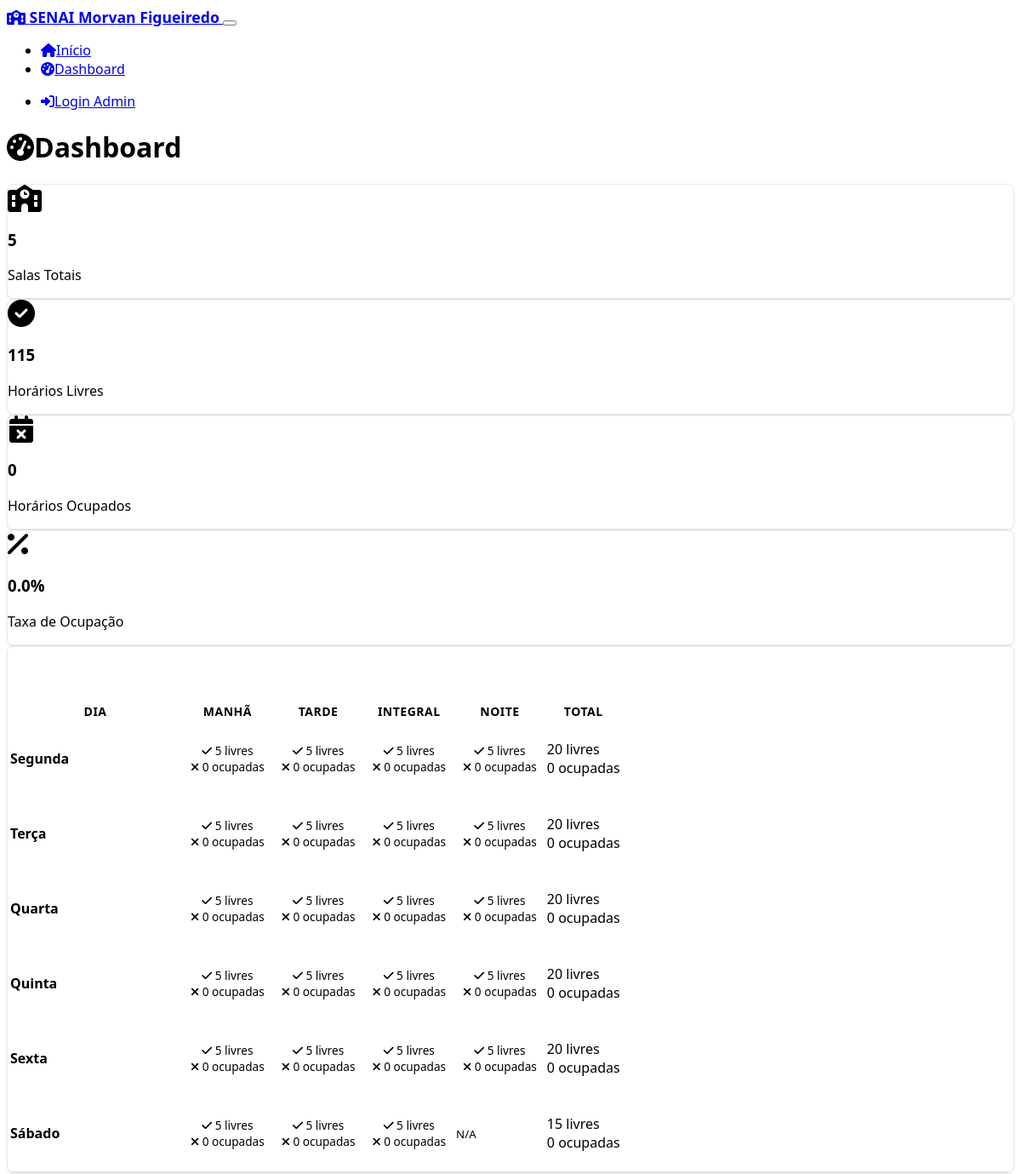
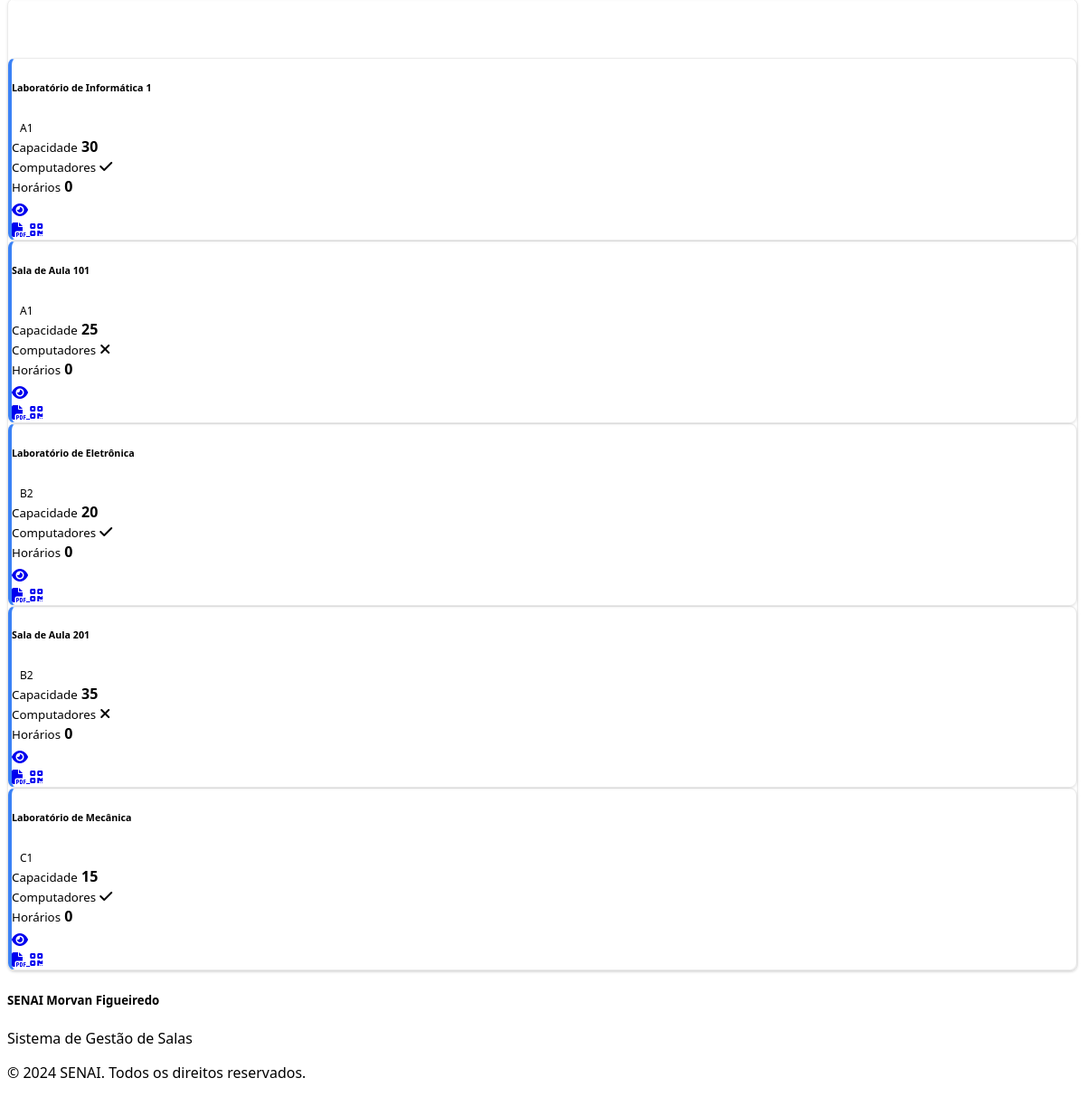
/dashboard, run on the app's committed database (2 pictures, top to bottom).
### models.py (models this page shows, shortened)
class Classroom(db.Model):
    id = db.Column(db.Integer, primary_key=True)
    name = db.Column(db.String(100), nullable=False)
    capacity = db.Column(db.Integer, nullable=False)
    has_computers = db.Column(db.Boolean, default=False)
    software = db.Column(db.Text, default='')
    description = db.Column(db.Text, default='')
    floor = db.Column(db.Integer, nullable=False)
    block = db.Column(db.String(10), nullable=False)
    image_url = db.Column(db.String(255), default='')
    created_at = db.Column(db.DateTime, default=datetime.utcnow)
    updated_at = db.Column(db.DateTime, default=datetime.utcnow, onupdate=datetime.utcnow)
    schedules = db.relationship('Schedule', backref='classroom', lazy=True, cascade='all, delete-orphan')

### routes.py (the view)
@app.route('/dashboard')
def dashboard():
    classrooms = Classroom.query.all()
    schedules = Schedule.query.filter_by(is_active=True).all()
    schedule_map = {}
    for schedule in schedules:
        if schedule.classroom_id not in schedule_map:
            schedule_map[schedule.classroom_id] = {}
        if schedule.day_of_week not in schedule_map[schedule.classroom_id]:
            schedule_map[schedule.classroom_id][schedule.day_of_week] = {}
        schedule_map[schedule.classroom_id][schedule.day_of_week][schedule.shift] = schedule
    total_slots = len(classrooms) * 23  # 6 days * 4 shifts - 1 (no Saturday night)
    occupied_slots = len(schedules)
    free_slots = total_slots - occupied_slots
    occupancy_rate = (occupied_slots / total_slots * 100) if total_slots > 0 else 0
    return render_template('dashboard.html',
                         classrooms=classrooms,
                         schedule_map=schedule_map,
                         free_slots=free_slots,
                         occupied_slots=occupied_slots,
                         occupancy_rate=occupancy_rate)

### templates/dashboard.html (shortened to what this page needs)
{% extends "base.html" %}
{% block content %}
<div class="container">
    <div class="row mb-4">
        <div class="col-12">
            <div class="d-flex justify-content-between align-items-center">
                <h1><i class="fas fa-tachometer-alt me-2 text-primary"></i>Dashboard</h1>
            </div>
        </div>
    </div>
    <div class="row mb-4">
        <div class="col-md-3 mb-3">
            <div class="card bg-primary text-white">
                <div class="card-body text-center">
                    <i class="fas fa-school fa-2x mb-2"></i>
                    <h3 class="mb-0">{{ classrooms|length }}</h3>
                    <p class="mb-0">Salas Totais</p>
                </div>
            </div>
        </div>
        <div class="col-md-3 mb-3">
            <div class="card bg-success text-white">
                <div class="card-body text-center">
                    <i class="fas fa-check-circle fa-2x mb-2"></i>
                    <h3 class="mb-0">{{ free_slots }}</h3>
                    <p class="mb-0">Horários Livres</p>
                </div>
            </div>
        </div>
        <div class="col-md-3 mb-3">
            <div class="card bg-danger text-white">
                <div class="card-body text-center">
                    <i class="fas fa-calendar-times fa-2x mb-2"></i>
                    <h3 class="mb-0">{{ occupied_slots }}</h3>
                    <p class="mb-0">Horários Ocupados</p>
                </div>
            </div>
        </div>
        <div class="col-md-3 mb-3">
            <div class="card bg-info text-white">
                <div class="card-body text-center">
                    <i class="fas fa-percentage fa-2x mb-2"></i>
                    <h3 class="mb-0">{{ "%.1f"|format(occupancy_rate) }}%</h3>
                    <p class="mb-0">Taxa de Ocupação</p>
                </div>
            </div>
        </div>
    </div>
    {% set days = ['Segunda', 'Terça', 'Quarta', 'Quinta', 'Sexta', 'Sábado'] %}
    {% set shifts = [
        ('morning', 'Manhã', 'info'),
        ('afternoon', 'Tarde', 'warning'),
        ('fullday', 'Integral', 'success'),
        ('night', 'Noite', 'dark')
    ] %}
    <div class="row">
        <div class="col-12">
            <div class="card">
                <div class="card-header">
                    <h4 class="mb-0"><i class="fas fa-calendar-week me-2"></i>Visão Geral da Semana</h4>
                </div>
                <div class="card-body">
                    <div class="table-responsive">
                        <table class="table table-bordered">
                            <thead>
                                <tr>
                                    <th style="width: 200px;">Dia</th>
                                    <th class="text-center">Manhã</th>
                                    <th class="text-center">Tarde</th>
                                    <th class="text-center">Integral</th>
                                    <th class="text-center">Noite</th>
                                    <th class="text-center">Total</th>
                                </tr>
                            </thead>
                            <tbody>
                                {% for day_idx in range(days|length) %}
                                {% set day_name = days[day_idx] %}
                                <tr>
                                    <td><strong>{{ day_name }}</strong></td>
                                    {% set day_totals = {'morning': 0, 'afternoon': 0, 'fullday': 0, 'night': 0} %}
                                    {% for shift_key, shift_name, shift_color in shifts %}
                                        {% if not (day_idx == 5 and shift_key == 'night') %}
                                        <td class="text-center position-relative">
                                            {% set occupied_classrooms = [] %}
                                            {% set free_classrooms = [] %}
                                            {% for classroom in classrooms %}
                                                {% if schedule_map.get(classroom.id, {}).get(day_idx, {}).get(shift_key) %}
                                                    {% set _ = occupied_classrooms.append(classroom) %}
                                                {% else %}
                                                    {% set _ = free_classrooms.append(classroom) %}
                                                {% endif %}
                                            {% endfor %}
                                            <div class="availability-cell"
                                                 data-bs-toggle="tooltip"
                                                 data-bs-placement="top"
                                                 data-bs-html="true"
                                                 data-bs-title="<strong>{{ day_name }} - {{ shift_name }}</strong><br>
                                                 <span class='text-success'>Livres ({{ free_classrooms|length }}):</span><br>
                                                 {% for room in free_classrooms %}{{ room.name }}{% if not loop.last %}, {% endif %}{% endfor %}<br>
                                                 <span class='text-danger'>Ocupadas ({{ occupied_classrooms|length }}):</span><br>
                                                 {% for room in occupied_classrooms %}{{ room.name }}{% if not loop.last %}, {% endif %}{% endfor %}">
                                                <div class="text-success"><i class="fas fa-check"></i> {{ free_classrooms|length }} livres</div>
                                                <div class="text-danger"><i class="fas fa-times"></i> {{ occupied_classrooms|length }} ocupadas</div>
                                            </div>
                                        </td>
                                        {% else %}
                                        <td class="text-center text-muted">
                                            <small>N/A</small>
                                        </td>
                                        {% endif %}
                                    {% endfor %}
                                    <td class="text-center">
                                        {% set day_total_occupied = 0 %}
                                        {% for classroom in classrooms %}
                                            {% for shift_key, shift_name, shift_color in shifts %}
                                                {% if not (day_idx == 5 and shift_key == 'night') and schedule_map.get(classroom.id, {}).get(day_idx, {}).get(shift_key) %}
                                                    {% set day_total_occupied = day_total_occupied + 1 %}
                                                {% endif %}
                                            {% endfor %}
                                        {% endfor %}
                                        {% set day_total_slots = classrooms|length * (3 if day_idx == 5 else 4) %}
                                        {% set day_free = day_total_slots - day_total_occupied %}
                                        <div class="small">
                                            <div class="text-success">{{ day_free }} livres</div>
                                            <div class="text-danger">{{ day_total_occupied }} ocupadas</div>
                                        </div>
                                    </td>
                                </tr>
                                {% endfor %}
                            </tbody>
                        </table>
                    </div>
                </div>
            </div>
        </div>
    </div>
    <div class="row mt-4">
        <div class="col-12">
            <div class="card">
                <div class="card-header">
                    <h4 class="mb-0"><i class="fas fa-door-open me-2"></i>Status das Salas</h4>
                </div>
                <div class="card-body">
                    <div class="row">
                        {% for classroom in classrooms %}
                        <div class="col-xl-3 col-lg-4 col-md-6 mb-3">
                            <div class="card h-100 border-start-primary">
                                <div class="card-body p-3">
                                    <div class="d-flex justify-content-between align-items-start mb-2">
                                        <h6 class="mb-0 text-truncate">{{ classroom.name }}</h6>
                                        <span class="badge bg-secondary">{{ classroom.block }}{{ classroom.floor }}</span>
                                    </div>
                                    <div class="row text-center mb-2">
                                        <div class="col-4">
                                            <small class="text-muted d-block">Capacidade</small>
                                            <strong>{{ classroom.capacity }}</strong>
                                        </div>
                                        <div class="col-4">
                                            <small class="text-muted d-block">Computadores</small>
                                            {% if classroom.has_computers %}
                                            <i class="fas fa-check text-success"></i>
                                            {% else %}
                                            <i class="fas fa-times text-danger"></i>
                                            {% endif %}
                                        </div>
                                        <div class="col-4">
                                            <small class="text-muted d-block">Horários</small>
                                            {% set classroom_schedules = 0 %}
                                            {% for day_idx in range(6) %}
                                                {% for shift_key, shift_name, shift_color in shifts %}
                                                    {% if not (day_idx == 5 and shift_key == 'night') and schedule_map.get(classroom.id, {}).get(day_idx, {}).get(shift_key) %}
                                                        {% set classroom_schedules = classroom_schedules + 1 %}
                                                    {% endif %}
                                                {% endfor %}
                                            {% endfor %}
                                            <strong>{{ classroom_schedules }}</strong>
                                        </div>
                                    </div>
                                    <div class="progress mb-2" style="height: 4px;">
                                        {% set max_slots = 23 %}
                                        {% set usage_percent = (classroom_schedules / max_slots * 100) if max_slots > 0 else 0 %}
                                    </div>
                                    <div class="d-flex justify-content-between">
                                        <a href="{{ url_for('classroom_detail', classroom_id=classroom.id) }}" class="btn btn-sm btn-outline-primary">
                                            <i class="fas fa-eye"></i>
                                        </a>
                                        <div class="btn-group btn-group-sm">
                                            <a href="{{ url_for('generate_pdf', classroom_id=classroom.id) }}" class="btn btn-outline-secondary" title="PDF">
                                                <i class="fas fa-file-pdf"></i>
                                            </a>
                                            <a href="{{ url_for('generate_qr', classroom_id=classroom.id) }}" class="btn btn-outline-secondary" title="QR">
                                                <i class="fas fa-qrcode"></i>
                                            </a>
                                        </div>
                                    </div>
                                </div>
                            </div>
                        </div>
                        {% endfor %}
                    </div>
                </div>
            </div>
        </div>
    </div>
</div>
{% endblock %}

### static/css/custom.css (style rules this page uses)
:root { --senai-blue: #1e3a8a; --senai-light-blue: #3b82f6; --senai-green: #10b981; --senai-orange: #f59e0b; --senai-red: #ef4444; }
body { font-family: 'Segoe UI', Tahoma, Geneva, Verdana, sans-serif; }
.card { border: 1px solid rgba(0,0,0,0.08); box-shadow: 0 1px 3px rgba(0,0,0,0.1); transition: transform 0.2s ease-in-out, box-shadow 0.2s ease-in-out; border-radius: 8px; }
.availability-cell { cursor: pointer; padding: 8px; border-radius: 4px; transition: background-color 0.2s ease; }
.card-header { background: linear-gradient(135deg, var(--bs-primary) 0%, var(--bs-primary-dark) 100%); border-bottom: none; color: white; }
.availability-cell { padding: 12px 8px; border-radius: 6px; min-height: 60px; display: flex; flex-direction: column; align-items: center; justify-content: center; font-size: 0.85rem; }
.badge { font-size: 0.75rem; padding: 0.5em 0.75em; }
.table th { border-top: none; font-weight: 600; text-transform: uppercase; font-size: 0.875rem; letter-spacing: 0.5px; }
.border-start-primary { border-left: 4px solid var(--senai-light-blue) !important; }

### data on the page
Classroom: name "Laboratório de Informática 1", block "A", floor "1", capacity "30", has_computers True (drawn), classroom_schedules "0"
Classroom: name "Sala de Aula 101", block "A", floor "1", capacity "25", has_computers "0"
Classroom: name "Laboratório de Eletrônica", block "B", floor "2", capacity "20", has_computers True (drawn), classroom_schedules "0"
Classroom: name "Sala de Aula 201", block "B", floor "2", capacity "35", has_computers "0"
Classroom: name "Laboratório de Mecânica", block "C", floor "1", capacity "15", has_computers True (drawn), classroom_schedules "0"

### other printed values
{{ classrooms|length }} "5"
{{ free_slots }} "115"
{{ occupied_slots }} "0"
{{ "%.1f"|format(occupancy_rate) }} "0.0"
{{ day_name }} "Segunda" "Terça" "Quarta" "Quinta" "Sexta" "Sábado"
{{ free_classrooms|length }} "5" "5" "5" "5" "5" "5" "5" "5" "5" "5" "5" "5" "5" "5" "5" "5" "5" "5" "5" "5" "5" "5" "5"
{{ occupied_classrooms|length }} "0" "0" "0" "0" "0" "0" "0" "0" "0" "0" "0" "0" "0" "0" "0" "0" "0" "0" "0" "0" "0" "0" "0"
{{ day_free }} "20" "20" "20" "20" "20" "15"
{{ day_total_occupied }} "0" "0" "0" "0" "0" "0"
